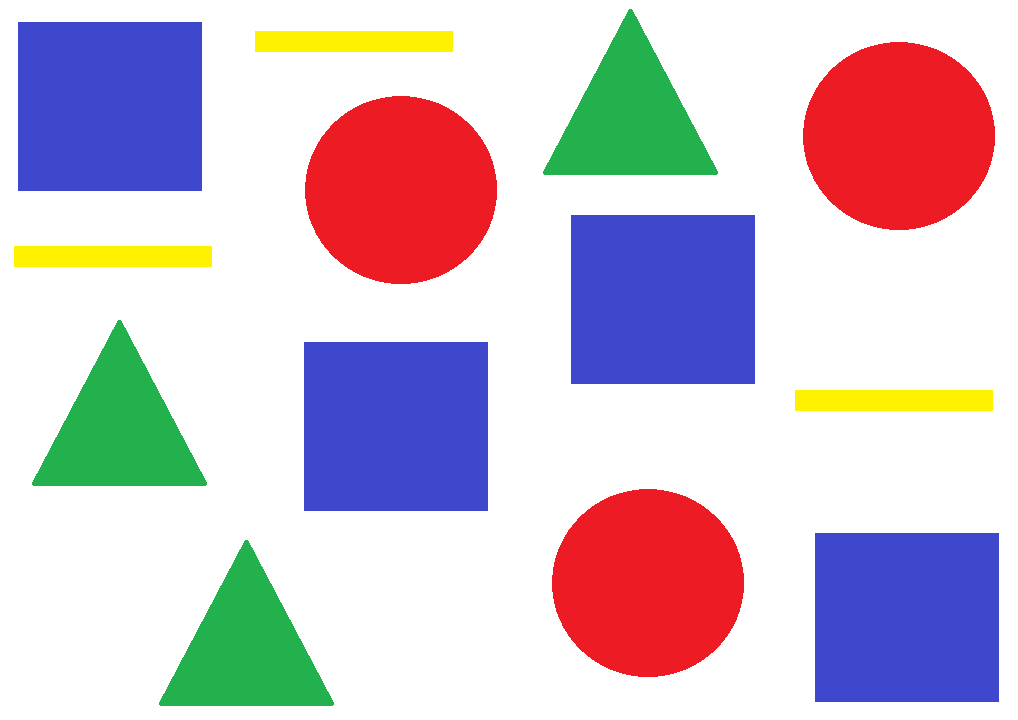
#> input picture ShapeDetection/Shape Detection.png, 1018 x 720 px, given in place of the camera
$ python realtime_shape_detection.py
#> lines starting #> are read from the running program, lines starting #| are printed output that depends on the picture; after the words box and inside, x2 and y2 are one past the last pixel; in counts of white or black regions, pixels touching at a corner belong together
import cv2
import numpy as np


def get_contours(img, out):
    '''
        input:
            img: sorce img or frame
            out: output img
        output:
            draw contours, put text with its shape and draw a triangle around it
    '''
    contours, h = cv2.findContours(img, cv2.RETR_EXTERNAL, cv2.CHAIN_APPROX_NONE)
    for cnt in contours:
        area = cv2.contourArea(cnt)
        print(area)
        min_area = cv2.getTrackbarPos("Minimum Area", "Parameters")
        max_area = cv2.getTrackbarPos("Maximum Area", "Parameters")
        if area > min_area and area < max_area:
            cv2.drawContours(out, contours, -1, (255, 255, 255), 2)
            length = cv2.arcLength(cnt, True)
            approx = cv2.approxPolyDP(cnt, 0.02*length, True)
            num_edges = len(approx)
            x, y, w, h = cv2.boundingRect(approx)
            print(num_edges)
            if num_edges == 3:
                shape = "Triangle"
            elif num_edges > 6 and num_edges < 9:
                shape = "Circle"
            elif num_edges == 4:
                ratio = w / float(h)
                if ratio - 1 <= 0.5:
                    shape = "Square"
                else:
                    shape = "Rectangle"
            else:
                continue
            cv2.putText(copied_frame, shape, (x+(w//2), y+(h//2)), cv2.FONT_HERSHEY_SIMPLEX, 2, (0, 255, 0), 2)
            cv2.rectangle(copied_frame, (x, y), (x + w, y + h), (255, 0, 0), 3)


# a function to do nothing in the track bar creation
def nothing(x):
    pass
# track bars
cv2.namedWindow("Parameters")
cv2.resizeWindow("Parameters", 600, 200)
cv2.createTrackbar("Threshold 1", "Parameters", 10, 255, nothing) # value of threshold 1
cv2.createTrackbar("Threshold 2", "Parameters", 78, 255, nothing) # value of threshold 2
cv2.createTrackbar("Minimum Area", "Parameters", 500, 50000, nothing)
cv2.createTrackbar("Maximum Area", "Parameters", 50000, 50000, nothing)

cap = cv2.VideoCapture(0)

while True:
    _, frame = cap.read()
#> frame is the input picture: shape (720, 1018, 3); mean B, G, R 205.6, 192.6, 206.7
    #frame = cv2.imread("ShapeDetection.png")
    copied_frame = frame.copy() # copy to not to edit the main frame
    gray = cv2.cvtColor(frame, cv2.COLOR_BGR2GRAY) # meking it gray
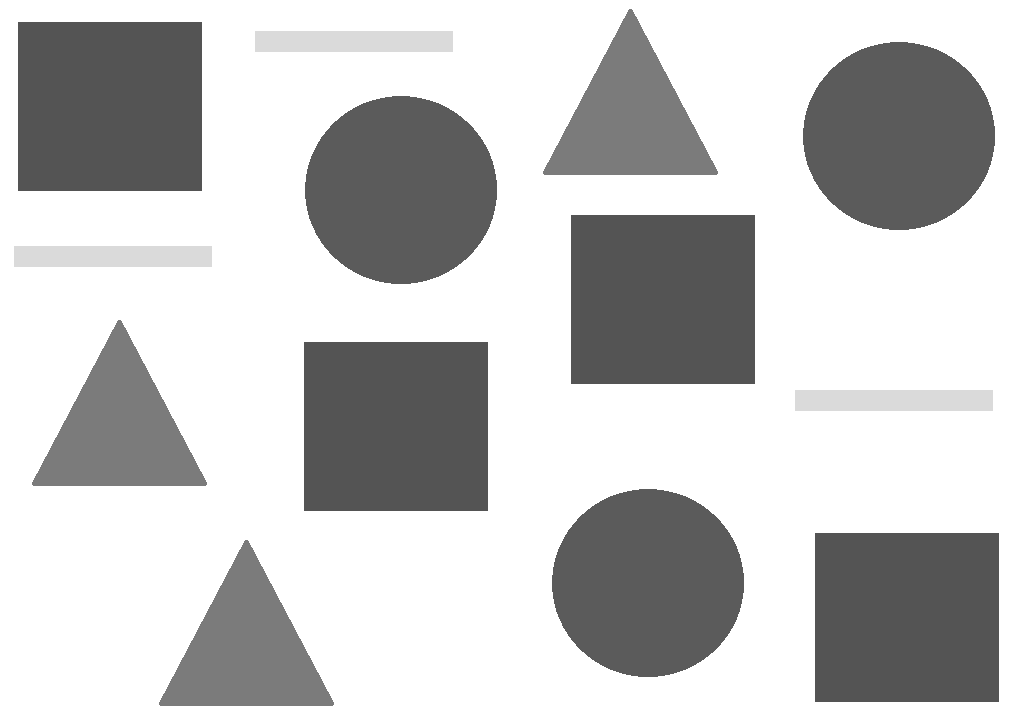
#> gray: shape (720, 1018); min 84, max 255, mean 198.2
    blur = cv2.GaussianBlur(gray, (7, 7), 1) # blur filter
    threshold1 = cv2.getTrackbarPos("Threshold 1", "Parameters") # first threshold to canny
    threshold2 = cv2.getTrackbarPos("Threshold 2", "Parameters") # second threshold to canny
    canny = cv2.Canny(blur, threshold1, threshold2)
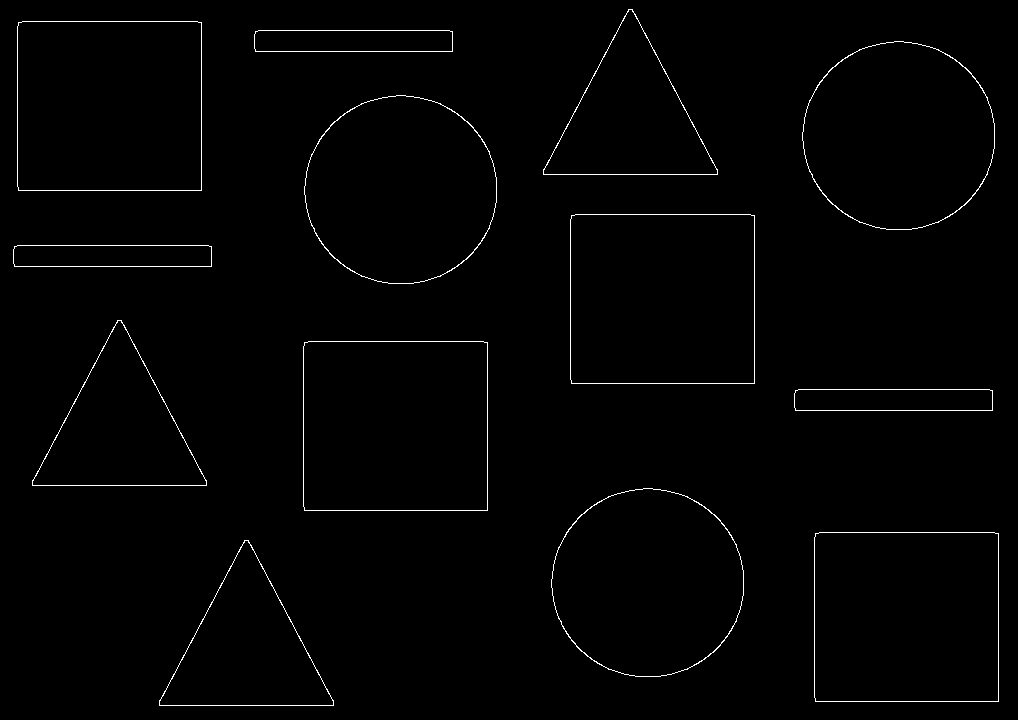
#> canny: shape (720, 1018); 1.1% white in thin lines or dots
    kernel = np.ones((5, 5))
    dilateion = cv2.dilate(canny, kernel) # dilate to get rid of some noise
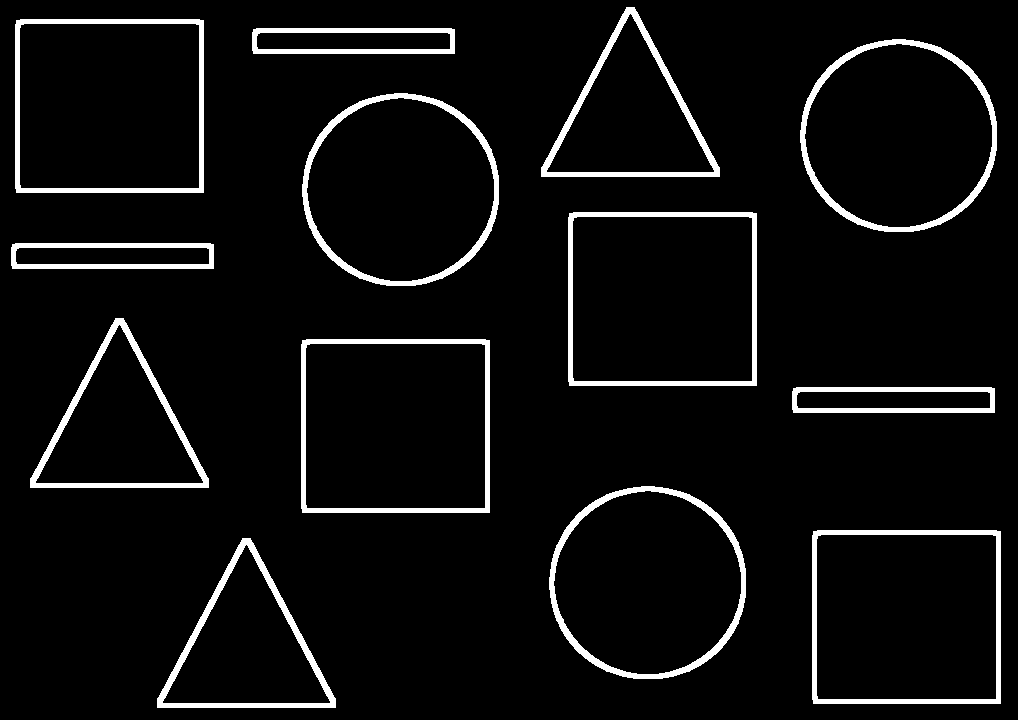
#> dilateion: shape (720, 1018); 5.7% white; 13 white regions
    get_contours(dilateion, copied_frame)
#> in get_contours, `contours, h = cv2.findContours(img, cv2.RETR_EXTERNAL, cv2.CHAIN_APPRO..`: contours = 13 contours; largest, box (x1, y1, x2, y2) and area: (812, 530, 1001, 704) 32509, (301, 339, 490, 513) 32509, (568, 212, 757, 386) 32509, (15, 19, 204, 193) 32509, (549, 486, 746, 679) 29903; h = 13 rows, first 6: [1, -1, -1, -1], [2, 0, -1, -1], [3, 1, -1, -1], [4, 2, -1, -1], [5, 3, -1, -1], [6, 4, -1, -1]
#> in get_contours, `area = cv2.contourArea(cnt)`: area = 16347
#| 16347.0
#> in get_contours, `length = cv2.arcLength(cnt, True)`: length = 594.4
#> in get_contours, `approx = cv2.approxPolyDP(cnt, 0.02*length, True)`: approx = [[242, 538], [157, 707], [335, 707]]
#> in get_contours, `num_edges = len(approx)`: num_edges = 3
#> in get_contours, `x, y, w, h = cv2.boundingRect(approx)`: x = 157; y = 538; w = 179; h = 170
#| 3
#> in get_contours, `cv2.rectangle(copied_frame, (x, y), (x + w, y + h), (255, 0, 0), 3)`:
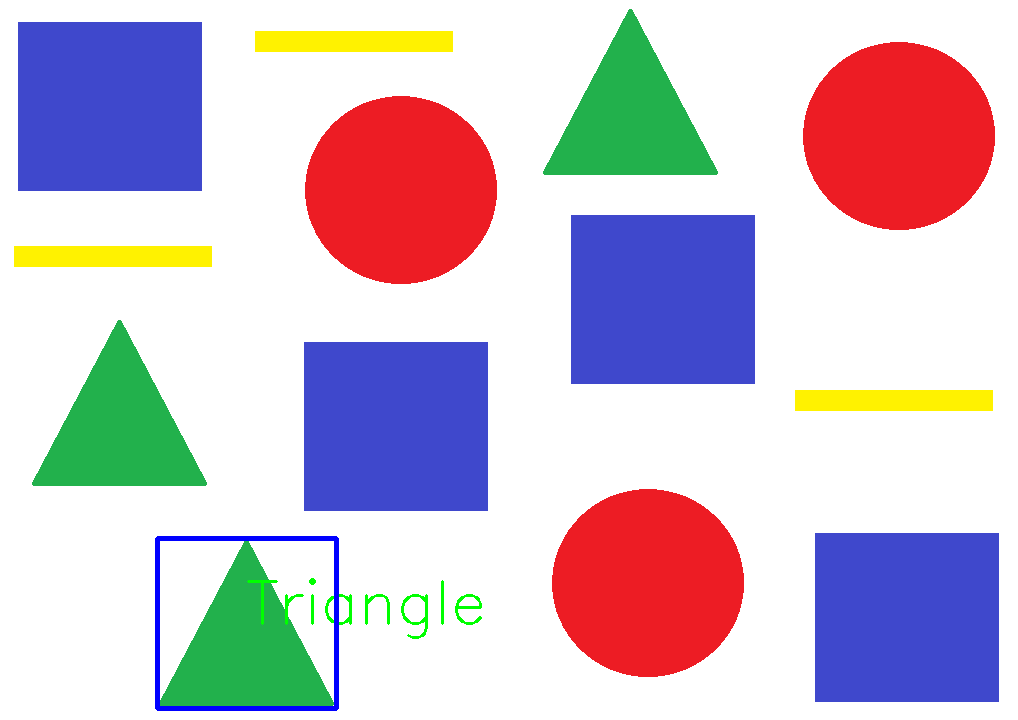
#> copied_frame: shape (720, 1018, 3); mean B, G, R 205, 191.4, 205
    cv2.imshow("Contoured", copied_frame)
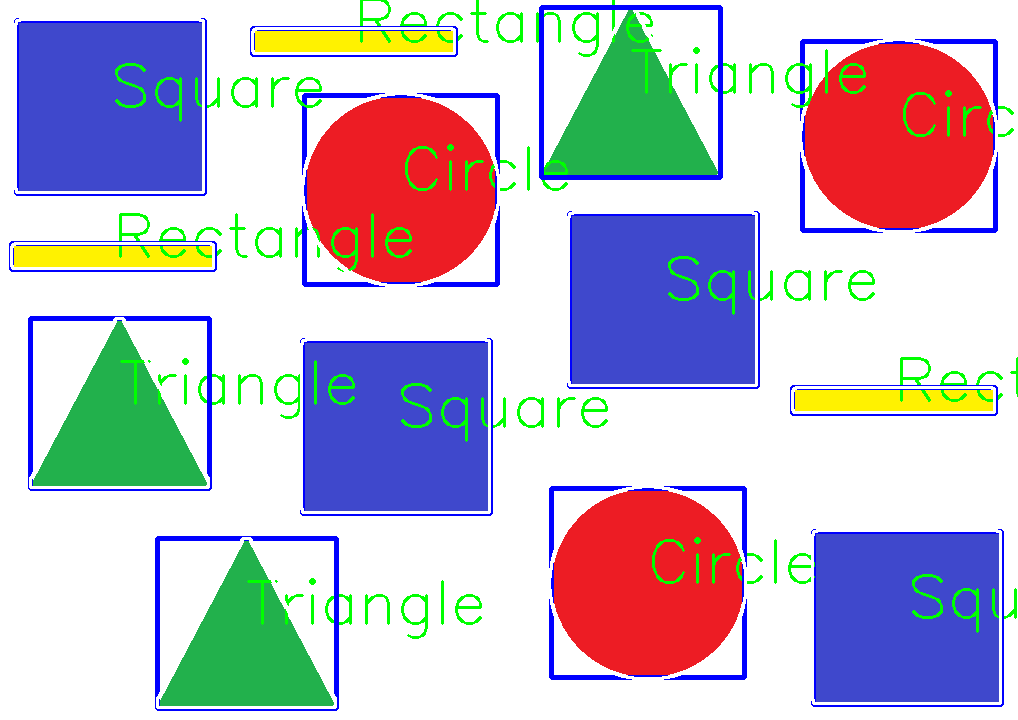
#> window 'Contoured': shape (720, 1018, 3); mean B, G, R 200.9, 185.7, 192.4
    if cv2.waitKey(1) == 27: # if esc button is clicked, then break
#> (key Esc is pressed here)
        break

cap.release()
cv2.destroyAllWindows()
